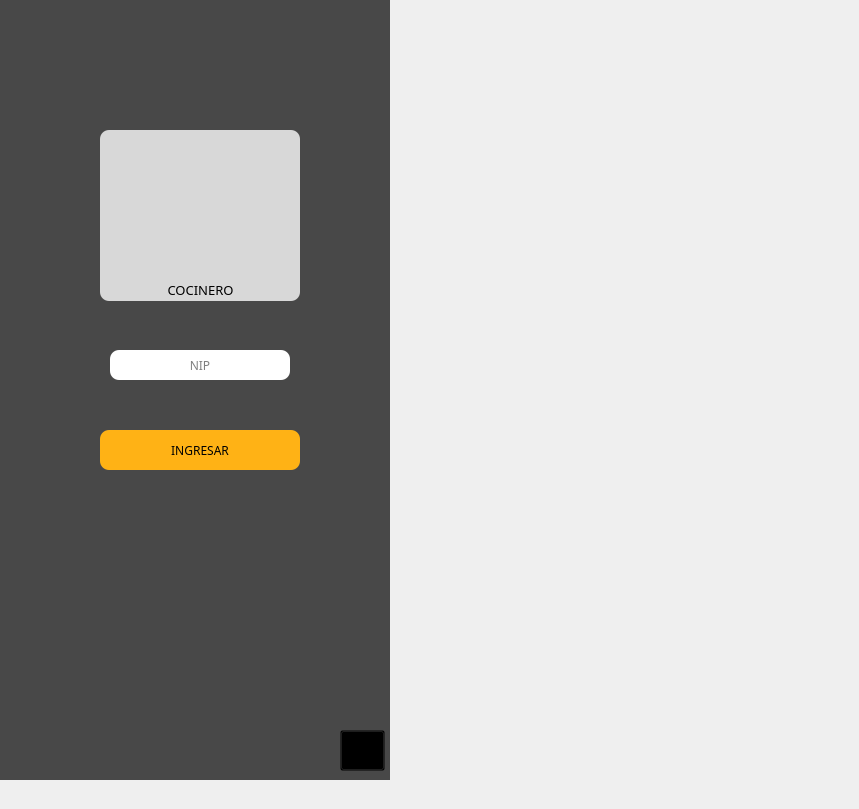
    <widget class="QWidget" name="cocinero">
     <widget class="QWidget" name="co_izq" native="true">
      <property name="geometry">
       <rect>
        <x>0</x>
        <y>-20</y>
        <width>390</width>
        <height>800</height>
       </rect>
      </property>
      <property name="styleSheet">
       <string notr="true">#co_izq{
	background-color: rgb(72, 72, 72);}</string>
      </property>
      <widget class="QWidget" name="co" native="true">
       <property name="geometry">
        <rect>
         <x>120</x>
         <y>160</y>
         <width>161</width>
         <height>131</height>
        </rect>
       </property>
       <property name="sizePolicy">
        <sizepolicy hsizetype="Fixed" vsizetype="Fixed">
         <horstretch>0</horstretch>
         <verstretch>0</verstretch>
        </sizepolicy>
       </property>
       <property name="styleSheet">
        <string notr="true">#co{
	border-image: url(:/iconos/chef.png);
}</string>
       </property>
       <widget class="QLabel" name="label_20">
        <property name="geometry">
         <rect>
          <x>-20</x>
          <y>140</y>
          <width>201</width>
          <height>20</height>
         </rect>
        </property>
        <property name="font">
         <font>
          <family>Calisto MT</family>
          <pointsize>10</pointsize>
         </font>
        </property>
        <property name="styleSheet">
         <string notr="true">color: rgb(0, 0, 0);</string>
        </property>
        <property name="text">
         <string>MESERO</string>
        </property>
        <property name="alignment">
         <set>Qt::AlignCenter</set>
        </property>
       </widget>
      </widget>
      <widget class="QLineEdit" name="NipCocinero_lineEdit">
       <property name="geometry">
        <rect>
         <x>110</x>
         <y>370</y>
         <width>180</width>
         <height>30</height>
        </rect>
       </property>
       <property name="font">
        <font>
         <family>Calisto MT</family>
        </font>
       </property>
       <property name="styleSheet">
        <string notr="true">QLineEdit{
border-radius: 9px;}</string>
       </property>
       <property name="alignment">
        <set>Qt::AlignCenter</set>
       </property>
       <property name="placeholderText">
        <string>NIP</string>
       </property>
      </widget>
      <widget class="QPushButton" name="IngreCocinero_pushButton">
       <property name="geometry">
        <rect>
         <x>100</x>
         <y>450</y>
         <width>200</width>
         <height>40</height>
        </rect>
       </property>
       <property name="font">
        <font>
         <family>Calisto MT</family>
         <pointsize>9</pointsize>
        </font>
       </property>
       <property name="styleSheet">
        <string notr="true">QPushButton{
border-width: 0px;
border-radius: 9px;
background-color: rgb(255, 178, 21);}

QPushButton:hover{
	background: rgba(244,67,54,0.7);
    border-radius: 9px;
    selection-color: white;  
    padding: 2px 4px;

}</string>
       </property>
       <property name="text">
        <string>INGRESAR</string>
       </property>
      </widget>
      <widget class="QPushButton" name="cSalir_pushButton">
       <property name="geometry">
        <rect>
         <x>340</x>
         <y>750</y>
         <width>45</width>
         <height>41</height>
        </rect>
       </property>
       <property name="styleSheet">
        <string notr="true">
background-color: transparent;</string>
       </property>
       <property name="text">
        <string/>
       </property>
       <property name="icon">
        <iconset resource="../../../../../Desktop/RepositorioRemoto/proyectoSaboreno/IMG/imags.qrc">
         <normaloff>:/iconos/salir.png</normaloff>:/iconos/salir.png</iconset>
       </property>
       <property name="iconSize">
        <size>
         <width>80</width>
         <height>55</height>
        </size>
       </property>
      </widget>
      <widget class="QLabel" name="label_19">
       <property name="geometry">
        <rect>
         <x>100</x>
         <y>150</y>
         <width>200</width>
         <height>171</height>
        </rect>
       </property>
       <property name="styleSheet">
        <string notr="true">QLabel{
	background-color: rgba(255, 255, 255,200);
border-radius: 9px;
}</string>
       </property>
       <property name="text">
        <string/>
       </property>
      </widget>
      <widget class="QLabel" name="label_21">
       <property name="geometry">
        <rect>
         <x>100</x>
         <y>300</y>
         <width>201</width>
         <height>20</height>
        </rect>
       </property>
       <property name="font">
        <font>
         <family>Calisto MT</family>
         <pointsize>10</pointsize>
        </font>
       </property>
       <property name="styleSheet">
        <string notr="true">color: rgb(0, 0, 0);</string>
       </property>
       <property name="text">
        <string>COCINERO</string>
       </property>
       <property name="alignment">
        <set>Qt::AlignCenter</set>
       </property>
      </widget>
      <zorder>NipCocinero_lineEdit</zorder>
      <zorder>IngreCocinero_pushButton</zorder>
      <zorder>cSalir_pushButton</zorder>
      <zorder>label_19</zorder>
      <zorder>co</zorder>
      <zorder>label_21</zorder>
     </widget>
     <widget class="QWidget" name="co_der" native="true">
      <property name="geometry">
       <rect>
        <x>390</x>
        <y>-20</y>
        <width>460</width>
        <height>800</height>
       </rect>
      </property>
      <property name="styleSheet">
       <string notr="true">border-image: url(:/imagenes/cocina.png);</string>
      </property>
     </widget>
    </widget>
